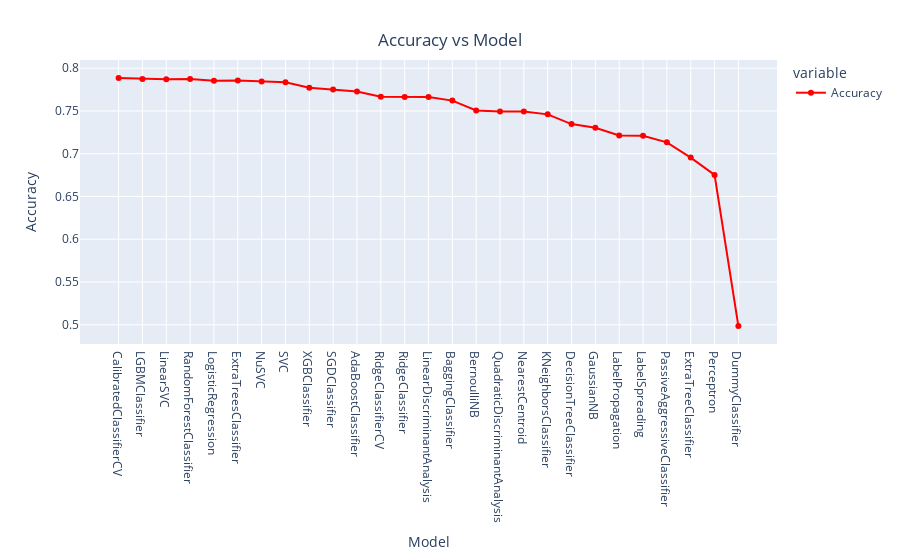

The notebook cell saved with this chart:
### Code cell
line = px.line(data_frame= models ,y =["Accuracy"] , markers = True)
line.update_xaxes(title="Model",
              rangeslider_visible = False)
line.update_yaxes(title = "Accuracy")
line.update_traces(line_color="red")
line.update_layout(showlegend = True,
    title = {
        'text': 'Accuracy vs Model',
        'y':0.94,
        'x':0.5,
        'xanchor': 'center',
        'yanchor': 'top'})

line.show()

### Figure 1 — Plotly figure (JSON) as saved in the notebook; plotly's stock layout.template omitted (floating-point values rounded to 4 significant figures)
{"data": [{"hovertemplate": "variable=Accuracy<br>Model=%{x}<br>value=%{y}<extra></extra>", "legendgroup": "Accuracy", "line": {"color": "red", "dash": "solid"}, "marker": {"symbol": "circle"}, "mode": "markers+lines", "name": "Accuracy", "orientation": "v", "showlegend": true, "type": "scatter", "x": ["CalibratedClassifierCV", "LGBMClassifier", "LinearSVC", "RandomForestClassifier", "LogisticRegression", "ExtraTreesClassifier", "NuSVC", "SVC", "XGBClassifier", "SGDClassifier", "AdaBoostClassifier", "RidgeClassifierCV", "RidgeClassifier", "LinearDiscriminantAnalysis", "BaggingClassifier", "BernoulliNB", "QuadraticDiscriminantAnalysis", "NearestCentroid", "KNeighborsClassifier", "DecisionTreeClassifier", "GaussianNB", "LabelPropagation", "LabelSpreading", "PassiveAggressiveClassifier", "ExtraTreeClassifier", "Perceptron", "DummyClassifier"], "xaxis": "x", "y": [0.7886, 0.7875, 0.7871, 0.7873, 0.7854, 0.7856, 0.7844, 0.7837, 0.7771, 0.7752, 0.7727, 0.7667, 0.7665, 0.7665, 0.7621, 0.7506, 0.7494, 0.7494, 0.746, 0.7347, 0.7303, 0.7212, 0.721, 0.7133, 0.6955, 0.6752, 0.4985], "yaxis": "y"}], "layout": {"legend": {"title": {"text": "variable"}, "tracegroupgap": 0}, "margin": {"t": 60}, "showlegend": true, "title": {"text": "Accuracy vs Model", "x": 0.5, "xanchor": "center", "y": 0.94, "yanchor": "top"}, "xaxis": {"anchor": "y", "domain": [0, 1], "rangeslider": {"visible": false}, "title": {"text": "Model"}}, "yaxis": {"anchor": "x", "domain": [0, 1], "title": {"text": "Accuracy"}}}}
